Frame 1 (no input): blank canvas, image omitted
Frame 60 (the mouse pressed at the canvas centre just before this capture): blank canvas, image omitted
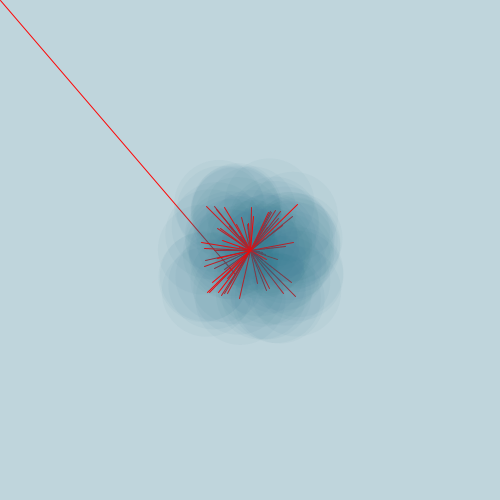
Frame 120 (the mouse held since frame 60 and released just before this capture)

The Processing sketch whose frames 1 and 60 were blank and that drew this single picture after the mouse press (run headless with seeded random() and noise(); from frame 60 on, the mouse is pressed at the canvas centre):

// Processing sketch: processing_2443
// ── processing_2443.pde

boolean isDrawing = false;

//this is the setup wrapper. Anything in here happens once at the start of the program.

void setup() {
  size(500,500); //this is the size
  background(#bfd5dc); //this sets the background colour
  smooth();//this turns on smoothing to make the line smooth
  fill(0,0,0,50);
  
  
};

//this is the draw wrapper. Anything in here happens once per frame. 

void draw(){
  
 if (isDrawing){
  
  stroke(255,0,0,250);
  line(pmouseX,pmouseY,mouseX - random(-50,50),mouseY - random(-50,50));
  noStroke();
  fill(13,93,119,10);
  ellipse(mouseX - random(-50,50),mouseY - random(-50,50),90,90);
 };
  
};


void mousePressed(){
  isDrawing = !isDrawing;
};
